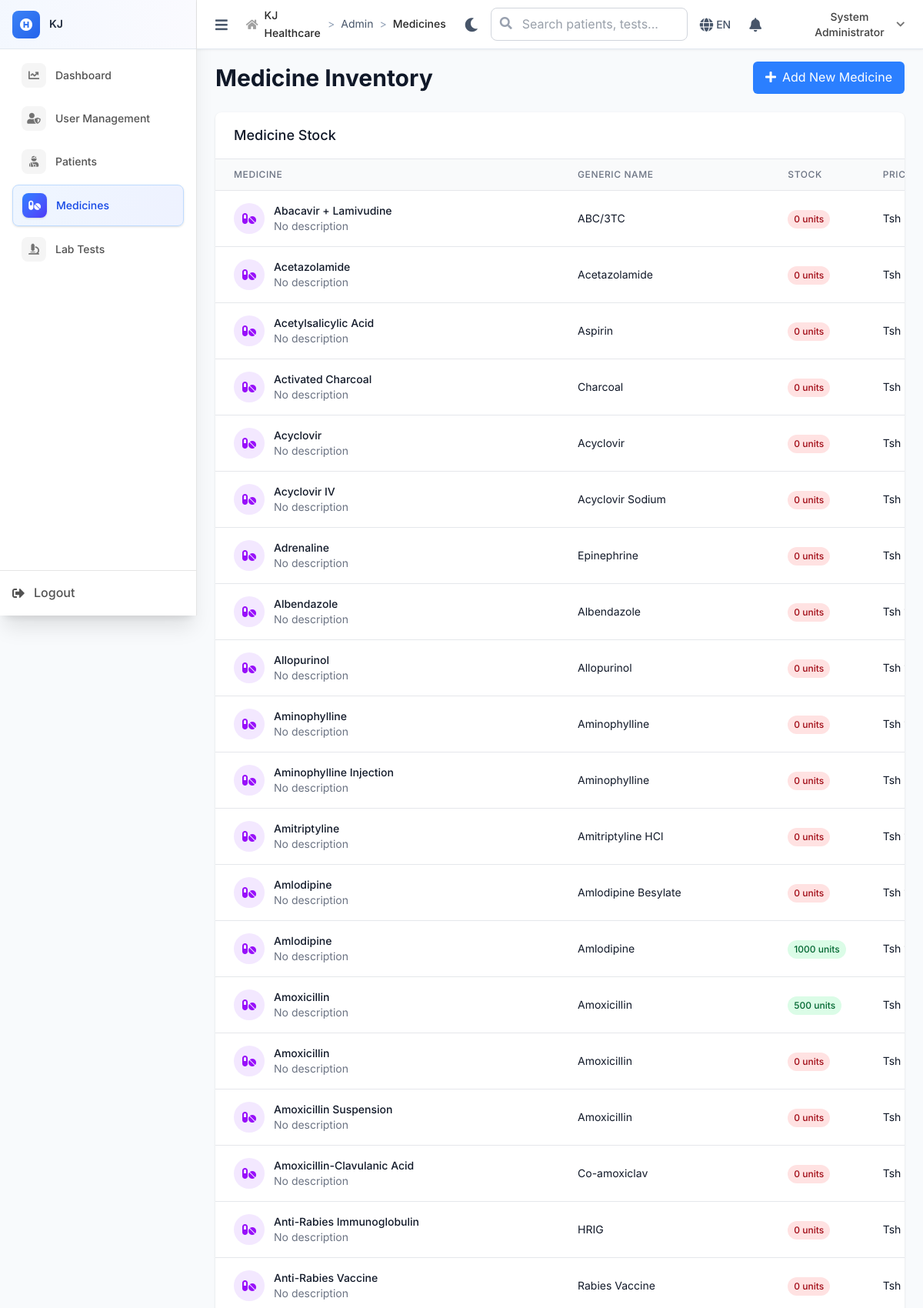
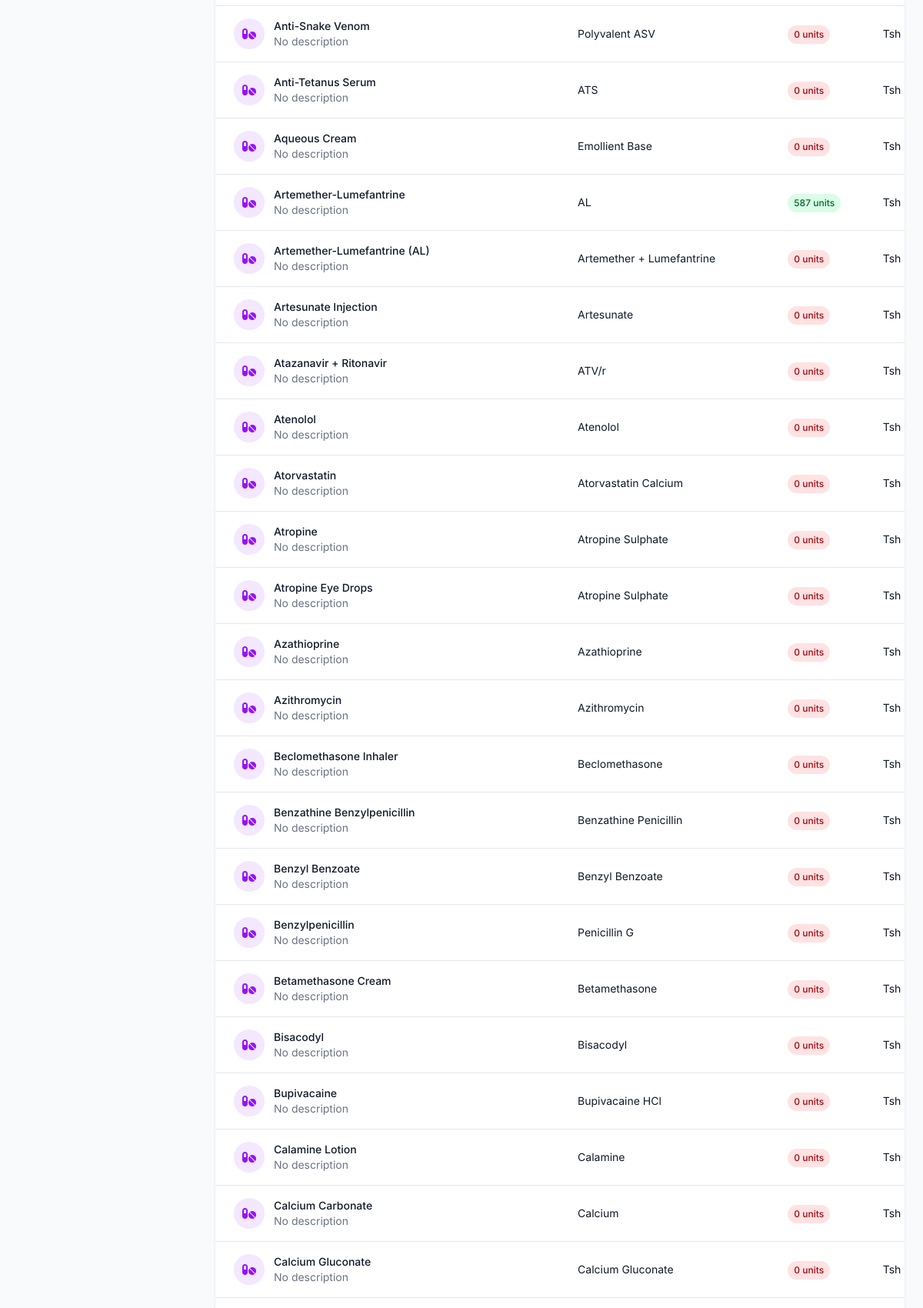
Page /admin/medicines (signed in, upper part) on the committed database (2 pictures, top to bottom).
### tables this page shows
CREATE TABLE `medicines` (
  `id` int NOT NULL,
  `name` varchar(100) NOT NULL,
  `generic_name` varchar(100) DEFAULT NULL,
  `description` text,
  `strength` varchar(50) DEFAULT NULL COMMENT 'e.g., 500mg, 250mg/5ml',
  `unit` varchar(20) DEFAULT NULL COMMENT 'tablets, capsules, ml, etc',
  `unit_price` decimal(10,2) NOT NULL,
  `reorder_level` int DEFAULT '20' COMMENT 'Alert when stock below this',
  `is_active` tinyint(1) DEFAULT '1',
  `created_at` timestamp NOT NULL DEFAULT CURRENT_TIMESTAMP,
  `updated_at` timestamp NOT NULL DEFAULT CURRENT_TIMESTAMP ON UPDATE CURRENT_TIMESTAMP
);

### includes/BaseController.php (called while the page is built, shortened)
<?php
class BaseController {
    public function __construct() {
        global $pdo;
        $this->pdo = $pdo;
    }
    protected function render($view, $data = []) {
        extract($data);
        $BASE_PATH = defined('BASE_PATH') ? BASE_PATH : (rtrim(str_replace('\\', '/', dirname($_SERVER['SCRIPT_NAME'] ?? '/')), '/') ?: '');
        include __DIR__ . "/../views/{$view}.php";
    }
}
?>

### controllers/AdminController.php (called while the page is built, shortened)
<?php
require_once __DIR__ . '/../includes/BaseController.php';
class AdminController extends BaseController {
    public function medicines() {
        $medicines = $this->pdo->query("
            SELECT m.id, m.name, m.generic_name, m.unit_price,
                   COALESCE(SUM(mb.quantity_remaining), 0) as stock_quantity,
                   MIN(mb.expiry_date) as expiry_date
            FROM medicines m
            LEFT JOIN medicine_batches mb ON m.id = mb.medicine_id
            GROUP BY m.id, m.name, m.generic_name, m.unit_price
            ORDER BY m.name
        ")->fetchAll();
        $this->render('admin/medicines', [
            'medicines' => $medicines
        ]);
    }
}
?>

### index.php (called while the page is built, shortened)
<?php
$request = $_SERVER['REQUEST_URI'];
$path = parse_url($request, PHP_URL_PATH);
if (strpos($path, BASE_PATH) === 0) {
    $path = substr($path, strlen(BASE_PATH));
}
$path = ltrim($path, '/');
$segments = explode('/', $path);
$controller = $segments[0] ?? 'auth';
$action = $segments[1] ?? 'login';
try {
    $controllerInstance = new $controllerClass();
    $params = array_slice($segments, 2);
    call_user_func_array([$controllerInstance, $action], $params);
} catch (Throwable $e) {
    Logger::error("Error in controller: " . $e->getMessage(), [
        'controller' => $controller,
        'action' => $action,
        'file' => $e->getFile(),
        'line' => $e->getLine(),
        'trace' => $e->getTraceAsString()
    ]);
    error_log("Error in controller: " . $e->getMessage());
    http_response_code(500);
    echo "Internal server error";
}
?>

### views/admin/medicines.php (the view, shortened to what this page needs)
<div class="space-y-6">
    <div class="flex items-center justify-between">
        <h1 class="text-3xl font-bold text-gray-900">Medicine Inventory</h1>
    <a href="<?= $BASE_PATH ?>/admin/medicines" class="bg-blue-500 hover:bg-blue-600 text-white px-4 py-2 rounded-md">
            <i class="fas fa-plus mr-2"></i>Add New Medicine
        </a>
    </div>
    <div class="bg-white rounded-lg shadow overflow-hidden">
        <div class="px-6 py-4 border-b border-gray-200">
            <h3 class="text-lg font-medium text-gray-900">Medicine Stock</h3>
        </div>
        <div class="overflow-x-auto">
            <table class="min-w-full divide-y divide-gray-200">
                <thead class="bg-gray-50">
                    <tr>
                        <th class="px-6 py-3 text-left text-xs font-medium text-gray-500 uppercase tracking-wider">Medicine</th>
                        <th class="px-6 py-3 text-left text-xs font-medium text-gray-500 uppercase tracking-wider">Generic Name</th>
                        <th class="px-6 py-3 text-left text-xs font-medium text-gray-500 uppercase tracking-wider">Stock</th>
                        <th class="px-6 py-3 text-left text-xs font-medium text-gray-500 uppercase tracking-wider">Price</th>
                    </tr>
                </thead>
                <tbody class="bg-white divide-y divide-gray-200">
                    <?php foreach ($medicines as $medicine): ?>
                    <tr class="hover:bg-gray-50">
                        <td class="px-6 py-4 whitespace-nowrap">
                            <div class="flex items-center">
                                <div class="w-10 h-10 bg-purple-100 rounded-full flex items-center justify-center mr-3">
                                    <i class="fas fa-pills text-purple-600"></i>
                                </div>
                                <div>
                                    <div class="text-sm font-medium text-gray-900">
                                        <?php echo htmlspecialchars($medicine['name']); ?>
                                    </div>
                                    <div class="text-sm text-gray-500">
                                        <?php echo htmlspecialchars($medicine['description'] ?? 'No description'); ?>
                                    </div>
                                </div>
                            </div>
                        </td>
                        <td class="px-6 py-4 whitespace-nowrap text-sm text-gray-900">
                            <?php echo htmlspecialchars($medicine['generic_name'] ?? 'N/A'); ?>
                        </td>
                        <td class="px-6 py-4 whitespace-nowrap">
                            <span class="inline-flex px-2 py-1 text-xs font-medium rounded-full
                                <?php
                                if ($medicine['stock_quantity'] <= 5) {
                                    echo 'bg-red-100 text-red-800';
                                } elseif ($medicine['stock_quantity'] <= 20) {
                                    echo 'bg-yellow-100 text-yellow-800';
                                } else {
                                    echo 'bg-green-100 text-green-800';
                                }
                                ?>">
                                <?php echo $medicine['stock_quantity']; ?> units
                            </span>
                        </td>
                        <td class="px-6 py-4 whitespace-nowrap text-sm text-gray-900">
                            Tsh <?php echo number_format($medicine['unit_price'], 0, '.', ','); ?>
                        </td>
                    </tr>
                    <?php endforeach; ?>
                </tbody>
            </table>
        </div>
    </div>
</div>

### views/layouts/main.php (style rules this page uses)
:root { --primary-50: #eff6ff; --primary-100: #dbeafe; --primary-500: #3b82f6; --primary-600: #2563eb; --primary-700: #1d4ed8; --success-50: #f0fdf4; --success-500: #22c55e; --success-600: #16a34a; --warning-50: #fffbeb; --warning-500: #f59e0b; --warning-600: #d97706; --error-50: #fef2f2; --error-500: #ef4444; --error-600: #dc2626; --neutral-50: #f8fafc; --neutral-100: #f1f5f9; --neutral-200: #e2e8f0; --neutral-300: #cbd5e1; --neutral-400: #94a3b8; --neutral-500: #64748b; --neutral-600: #475569; --neutral-700: #334155; --neutral-800: #1e293b; --neutral-900: #0f172a; --medical-accent: #10b981; --medical-secondary: #8b5cf6; }
html, body { height: 100%; margin: 0; padding: 0; }
body { font-family: 'Inter', sans-serif; background-color: var(--neutral-50); color: var(--neutral-700); line-height: 1.6; }
:root { --header-height: 64px; }

### rows in the picture
medicines: name "Abacavir + Lamivudine", description "No description", generic_name "ABC/3TC", stock_quantity "0"
medicines: name "Acetazolamide", description "No description", generic_name "Acetazolamide", stock_quantity "0"
medicines: name "Acetylsalicylic Acid", description "No description", generic_name "Aspirin", stock_quantity "0"
medicines: name "Activated Charcoal", description "No description", generic_name "Charcoal", stock_quantity "0"
medicines: name "Acyclovir", description "No description", generic_name "Acyclovir", stock_quantity "0"
medicines: name "Acyclovir IV", description "No description", generic_name "Acyclovir Sodium", stock_quantity "0"
medicines: name "Adrenaline", description "No description", generic_name "Epinephrine", stock_quantity "0"
medicines: name "Albendazole", description "No description", generic_name "Albendazole", stock_quantity "0"
medicines: name "Allopurinol", description "No description", generic_name "Allopurinol", stock_quantity "0"
medicines: name "Aminophylline", description "No description", generic_name "Aminophylline", stock_quantity "0"
medicines: name "Aminophylline Injection", description "No description", generic_name "Aminophylline", stock_quantity "0"
medicines: name "Amitriptyline", description "No description", generic_name "Amitriptyline HCl", stock_quantity "0"
medicines: name "Amlodipine", description "No description", generic_name "Amlodipine Besylate", stock_quantity "0"
medicines: name "Amlodipine", description "No description", generic_name "Amlodipine", stock_quantity "1000"
medicines: name "Amoxicillin", description "No description", generic_name "Amoxicillin", stock_quantity "500"
medicines: name "Amoxicillin", description "No description", generic_name "Amoxicillin", stock_quantity "0"
medicines: name "Amoxicillin Suspension", description "No description", generic_name "Amoxicillin", stock_quantity "0"
medicines: name "Amoxicillin-Clavulanic Acid", description "No description", generic_name "Co-amoxiclav", stock_quantity "0"
medicines: name "Anti-Rabies Immunoglobulin", description "No description", generic_name "HRIG", stock_quantity "0"
medicines: name "Anti-Rabies Vaccine", description "No description", generic_name "Rabies Vaccine", stock_quantity "0"
medicines: name "Anti-Snake Venom", description "No description", generic_name "Polyvalent ASV", stock_quantity "0"
medicines: name "Anti-Tetanus Serum", description "No description", generic_name "ATS", stock_quantity "0"
medicines: name "Aqueous Cream", description "No description", generic_name "Emollient Base", stock_quantity "0"
medicines: name "Artemether-Lumefantrine", description "No description", generic_name "AL", stock_quantity "587"
medicines: name "Artemether-Lumefantrine (AL)", description "No description", generic_name "Artemether + Lumefantrine", stock_quantity "0"
medicines: name "Artesunate Injection", description "No description", generic_name "Artesunate", stock_quantity "0"
medicines: name "Atazanavir + Ritonavir", description "No description", generic_name "ATV/r", stock_quantity "0"
medicines: name "Atenolol", description "No description", generic_name "Atenolol", stock_quantity "0"
medicines: name "Atorvastatin", description "No description", generic_name "Atorvastatin Calcium", stock_quantity "0"
medicines: name "Atropine", description "No description", generic_name "Atropine Sulphate", stock_quantity "0"
medicines: name "Atropine Eye Drops", description "No description", generic_name "Atropine Sulphate", stock_quantity "0"
medicines: name "Azathioprine", description "No description", generic_name "Azathioprine", stock_quantity "0"
medicines: name "Azithromycin", description "No description", generic_name "Azithromycin", stock_quantity "0"
medicines: name "Beclomethasone Inhaler", description "No description", generic_name "Beclomethasone", stock_quantity "0"
medicines: name "Benzathine Benzylpenicillin", description "No description", generic_name "Benzathine Penicillin", stock_quantity "0"
medicines: name "Benzyl Benzoate", description "No description", generic_name "Benzyl Benzoate", stock_quantity "0"
medicines: name "Benzylpenicillin", description "No description", generic_name "Penicillin G", stock_quantity "0"
medicines: name "Betamethasone Cream", description "No description", generic_name "Betamethasone", stock_quantity "0"
medicines: name "Bisacodyl", description "No description", generic_name "Bisacodyl", stock_quantity "0"
medicines: name "Bupivacaine", description "No description", generic_name "Bupivacaine HCl", stock_quantity "0"
medicines: name "Calamine Lotion", description "No description", generic_name "Calamine", stock_quantity "0"
medicines: name "Calcium Carbonate", description "No description", generic_name "Calcium", stock_quantity "0"
medicines: name "Calcium Gluconate", description "No description", generic_name "Calcium Gluconate", stock_quantity "0"

### other values in the picture
$_ENV['APP_NAME'] "KJ"
$item['text'] "Dashboard"
$item['text'] "User Management"
$item['text'] "Patients"
$item['text'] "Medicines"
$item['text'] "Lab Tests"
$crumb['text'] "Admin"
$crumb['text'] "Medicines"
$_SESSION['user_name'] "System Administrator"
